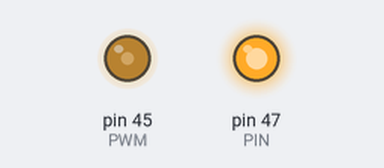
A sketch run on a simulated Arduino Mega 2560, built with avr-gcc and run on an emulated ATmega2560. Parts: output pins drawn as LEDs (lit = HIGH). What the sketch prints to the serial monitor is not drawn.

Above: at 0.1 s.
Timing chart, 0 to 1.6 s (numbered marks = the images above):
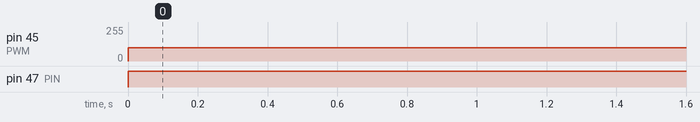

Measured:
- by itself, pin 45 (PWM): 0/255 → 100/255 at 0.00 s
- by itself, pin 47 (PIN): LOW → HIGH at 0.00 s

The sketch:

commande_moteur_com_serie_MEGA.ino
```cpp
#define PIN 47
#define PWM 45
void setup() {
  // put your setup code here, to run once:
  Serial.begin(9600);
  Serial1.begin(9600);
  pinMode(PIN, OUTPUT);
  pinMode(PWM, OUTPUT);
  Serial1.setTimeout(10);

  Serial.println("Bienvenue, annonce la commande");
}

void loop() {
  // put your main code here, to run repeatedly:

  moteur(100);


}

void moteur(int vitesse) {  // vitesse de -255 à 255
  if (vitesse > 0) {
    digitalWrite(PIN, HIGH);
  } else {
    digitalWrite(PIN, LOW);
  }
  vitesse = abs(vitesse);
  if (vitesse > 255) {vitesse = 255;}
  analogWrite(PWM, vitesse);
}
```
